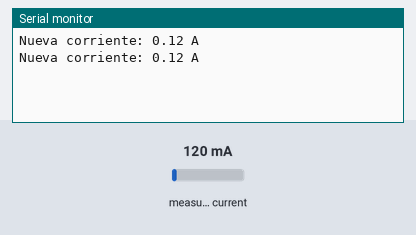
The sketch below on a simulated Arduino Uno, built with avr-gcc and run on an emulated ATmega328P. Shown: the last lines printed to the serial monitor. The test bench sets the inputs (shaded band); at power-on: measured current 120 mA.

Above: at 5.0 s.
5.1 s: measured current set to 40 mA
At 6.9 s:
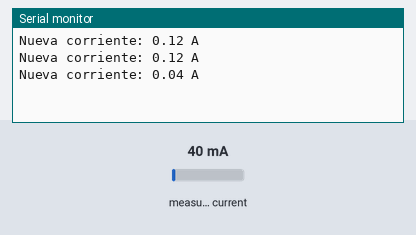
8.1 s: measured current set to 500 mA
At 9.6 s:
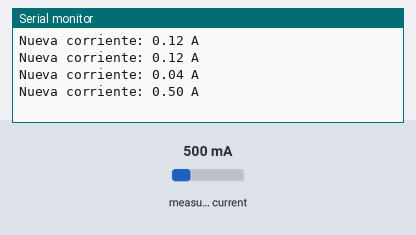
Timing chart, 0 to 11.1 s (numbered marks = the images above; inputs shaded):
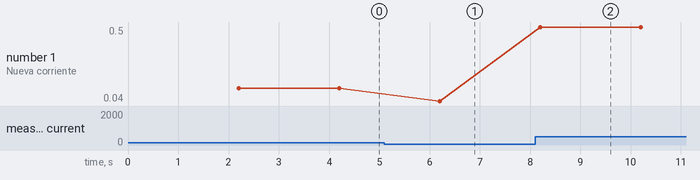

Measured:
- after the input at 5.1 s, the serial monitor: prints a new line after 1.1 s (image 1)
- after the input at 8.1 s, the serial monitor: prints a new line after 0.10 s (image 2)
- plotted number 1: 0.12 → 0.04 after the input at 5.1 s, 0.04 → 0.5 after the input at 8.1 s

The sketch:

corriente.ino
```cpp
/// Dependencias de este programa:
// Energy Monitor:
#include <EmonLib.h>            // https://learn.openenergymonitor.org/electricity-monitoring/ctac/how-to-build-an-arduino-energy-monitor

// Declaración de defines.

#define CORRIENTE_PIN A1
#define EMON_CALIBRATION 111.1
#define EMON_CROSSINGS 20 // Cantidad de semi-ondas muestreadas para medir tensión y/o corriente.
#define EMON_TIMEOUT 1000 // Timeout de la rutina calcVI (en ms).


// Declaración de variables.

EnergyMonitor eMon;

///////////////////////////////////////////////////////////////

// Setup del arduino.

void setup() {
    Serial.begin(9600);
    #ifdef CORRIENTE_PIN
        eMon.current(CORRIENTE_PIN, EMON_CALIBRATION);
    #endif
}

// Rutina del arduino.

void loop() {
    static unsigned long previousMillis = 0;
    unsigned long currentMillis = millis();

    if (currentMillis - previousMillis >= 2000) {
        eMon.calcVI(EMON_CROSSINGS, EMON_TIMEOUT);
        getNewCurrent();
        previousMillis = currentMillis;
    }
}

//////////////////////////////////////////////////////////////

// Zona de declaración de funciones.
void getNewCurrent() {
    Serial.print("Nueva corriente: ");
    Serial.print(eMon.Irms);
    Serial.println(" A");
}
```
